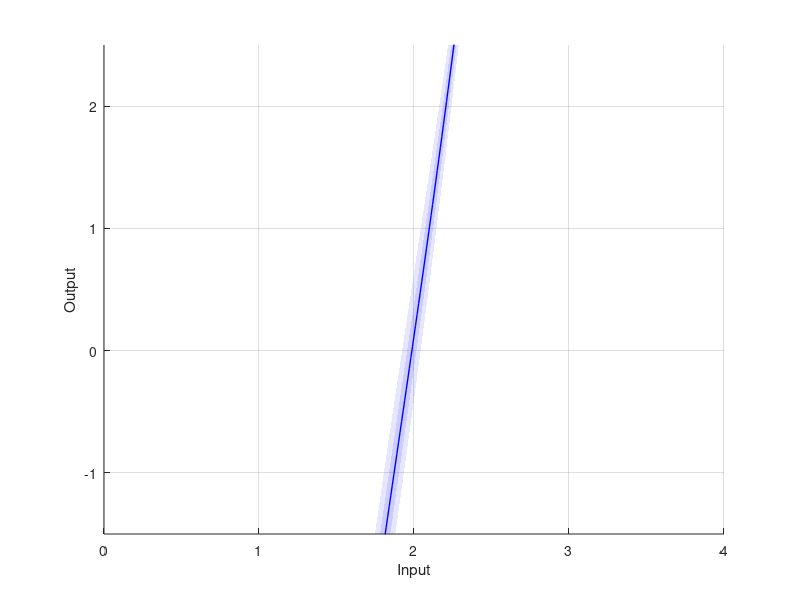
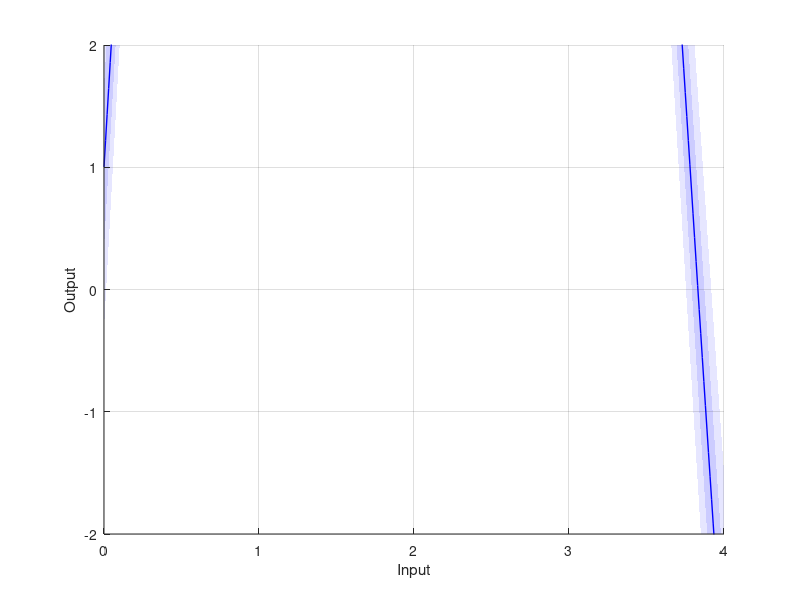

These figures' MATLAB source, in order:
% rng('default')
%% We set up the workspace, ready for executing scripts.
close all
clear; % Empty the workspace.
clc; % Empty the command window.
exportFigs = 0; % Do we export figures? 0 for no, 1 (or anything else) for yes.
useColor = 1; % Should we set up plots for colored output (1) or black-and-white output (0)?
addpath('C:\Users\admin\Documents\GitHub\radome\gp\ExportFig'); % We add the functions for exporting figures.

%% We define data.
lf = 1; % This is the output length scale.
lx = 1; % This is the input length scale.
sfm = 0.1; % This is the output noise scale.
Xs = 0:0.01:4; % These are the trial points.
Xm = [1,2.5,3.7,0.1]; % These are the measurement points.
% fmh = cos(Xm - 2)' + sfm*randn(size(Xm))'; % These are the measurement values, corrupted by noise.
fmh = 10*(Xm - 2)';

%% We now set up the (squared exponential) covariance matrix and related terms.
nm = size(Xm,2); % This is the number of measurement points.
ns = size(Xs,2); % This is the number of trial points.
X = [Xm,Xs]; % We merge the measurement and trial points.
n = size(X,2); % This is the number of points.
diff = repmat(X,n,1) - repmat(X',1,n); % This is matrix containing differences between input points.
K = lf^2*exp(-1/2*diff.^2/lx^2); % This is the covariance matrix. It contains the covariances of each combination of points.
Kmm = K(1:nm,1:nm);
Kms = K(1:nm,nm+1:end);
Ksm = Kms';
Kss = K(nm+1:end,nm+1:end);
Sfm = sfm^2*eye(nm); % This is the noise covariance matrix.
mm = zeros(nm,1); % This is the mean vector m(Xm). We assume a zero mean function.
ms = zeros(ns,1); % This is the mean vector m(Xs). We assume a zero mean function.

%% Next, we apply GP regression.
mPost = ms + Ksm/(Kmm + Sfm)*(fmh - mm); % This is the posterior mean vector.
SPost = Kss - Ksm/(Kmm + Sfm)*Kms; % This is the posterior covariance matrix.
sPost = sqrt(diag(SPost)); % These are the posterior standard deviations.

%% We set up the GP plot.
figure(1);
clf(1);
hold on;
grid on;
xlabel('Input');
ylabel('Output');
if useColor == 0
	patch([Xs, fliplr(Xs)],[mPost-2*sPost; flipud(mPost+2*sPost)], 1, 'FaceColor', [1,1,1]*0.9, 'EdgeColor', 'none'); % This is the grey area in the plot.
	patch([Xs, fliplr(Xs)],[mPost-sPost; flipud(mPost+sPost)], 1, 'FaceColor', [1,1,1]*0.8, 'EdgeColor', 'none'); % This is the grey area in the plot.
	set(gca, 'layer', 'top'); % We make sure that the grid lines and axes are above the grey area.
	plot(Xs, mPost, 'k-', 'LineWidth', 1); % We plot the mean line.
	plot(Xm, fmh, 'ko'); % We plot the measurement points.
else
	patch([Xs, fliplr(Xs)],[mPost-2*sPost; flipud(mPost+2*sPost)], 1, 'FaceColor', [0.9,0.9,1], 'EdgeColor', 'none'); % This is the grey area in the plot.
	patch([Xs, fliplr(Xs)],[mPost-sPost; flipud(mPost+sPost)], 1, 'FaceColor', [0.8,0.8,1], 'EdgeColor', 'none'); % This is the grey area in the plot.
	set(gca, 'layer', 'top'); % We make sure that the grid lines and axes are above the grey area.
	plot(Xs, mPost, 'b-', 'LineWidth', 1); % We plot the mean line.
	plot(Xm, fmh, 'ro'); % We plot the measurement points.
end
axis([0,4,-1.5,2.5]);
if exportFigs ~= 0
	export_fig('OriginalGP.png','-transparent');
end

%% We now take derivatives of the posterior distribution.
% mdPost
alpha=inv(Kmm+Sfm)*(fmh-mm);
Gamma=lx^2;
mdPost=zeros(length(Xs),1);
for i=1:length(mdPost)
    xs=Xs(i);
    X_tilde_s=zeros(nm,1);
    for j=1:length(X_tilde_s)
        X_tilde_s(j)=xs-Xm(j);
    end
    mdPost(i)=-inv(Gamma)*X_tilde_s'*(Ksm(i,:)'.*alpha);
end
%d2Kss
d2Kss=zeros(length(Xs),length(Xs));
for i=1:length(Xs)
    for j=1:length(Xs)
        xs_i=Xs(i);
        xs_j=Xs(j);
        d2Kss(i,j)=inv(Gamma)*(1-(xs_i-xs_j)*(xs_i-xs_j)*inv(Gamma))*Kss(i,j);
    end
end
% dKms
dKms=zeros(length(Xm),length(Xs));
for i=1:length(Xm)
    for j=1:length(Xs)
        xm_i=Xm(i);
        xs_j=Xs(j);
        dKms(i,j)=inv(Gamma)*(xm_i-xs_j)*Kms(i,j);
    end
end
% dKsm
dKsm=zeros(length(Xs),length(Xm));
for i=1:length(Xs)
    for j=1:length(Xm)
        xs_i=Xs(i);
        xm_j=Xm(j);
        dKsm(i,j)=-inv(Gamma)*(xs_i-xm_j)*Ksm(i,j);
    end
end

assert(norm(dKms-dKsm')<1e-2)

SdPost = d2Kss - dKsm/(Kmm + Sfm)*dKms; % These are the posterior covariance of the derivative.
sdPost = sqrt(diag(SdPost)); % These are the posterior standard deviations of the derivative.

%% We set up the GP plot.
figure(2);
clf(2);
hold on;
grid on;
xlabel('Input');
ylabel('Output');
if useColor == 0
	patch([Xs, fliplr(Xs)],[mdPost-2*sdPost; flipud(mdPost+2*sdPost)], 1, 'FaceColor', [1,1,1]*0.9, 'EdgeColor', 'none'); % This is the grey area in the plot.
	patch([Xs, fliplr(Xs)],[mdPost-sdPost; flipud(mdPost+sdPost)], 1, 'FaceColor', [1,1,1]*0.8, 'EdgeColor', 'none'); % This is the grey area in the plot.
	set(gca, 'layer', 'top'); % We make sure that the grid lines and axes are above the grey area.
	plot(Xs, mdPost, 'k-', 'LineWidth', 1); % We plot the mean line.
else
	patch([Xs, fliplr(Xs)],[mdPost-2*sdPost; flipud(mdPost+2*sdPost)], 1, 'FaceColor', [0.9,0.9,1], 'EdgeColor', 'none'); % This is the grey area in the plot.
	patch([Xs, fliplr(Xs)],[mdPost-sdPost; flipud(mdPost+sdPost)], 1, 'FaceColor', [0.8,0.8,1], 'EdgeColor', 'none'); % This is the grey area in the plot.
	set(gca, 'layer', 'top'); % We make sure that the grid lines and axes are above the grey area.
	plot(Xs, mdPost, 'b-', 'LineWidth', 1); % We plot the mean line.
end
axis([0,4,-2,2]);
if exportFigs ~= 0
	export_fig('DerivativeGP.png','-transparent');
end